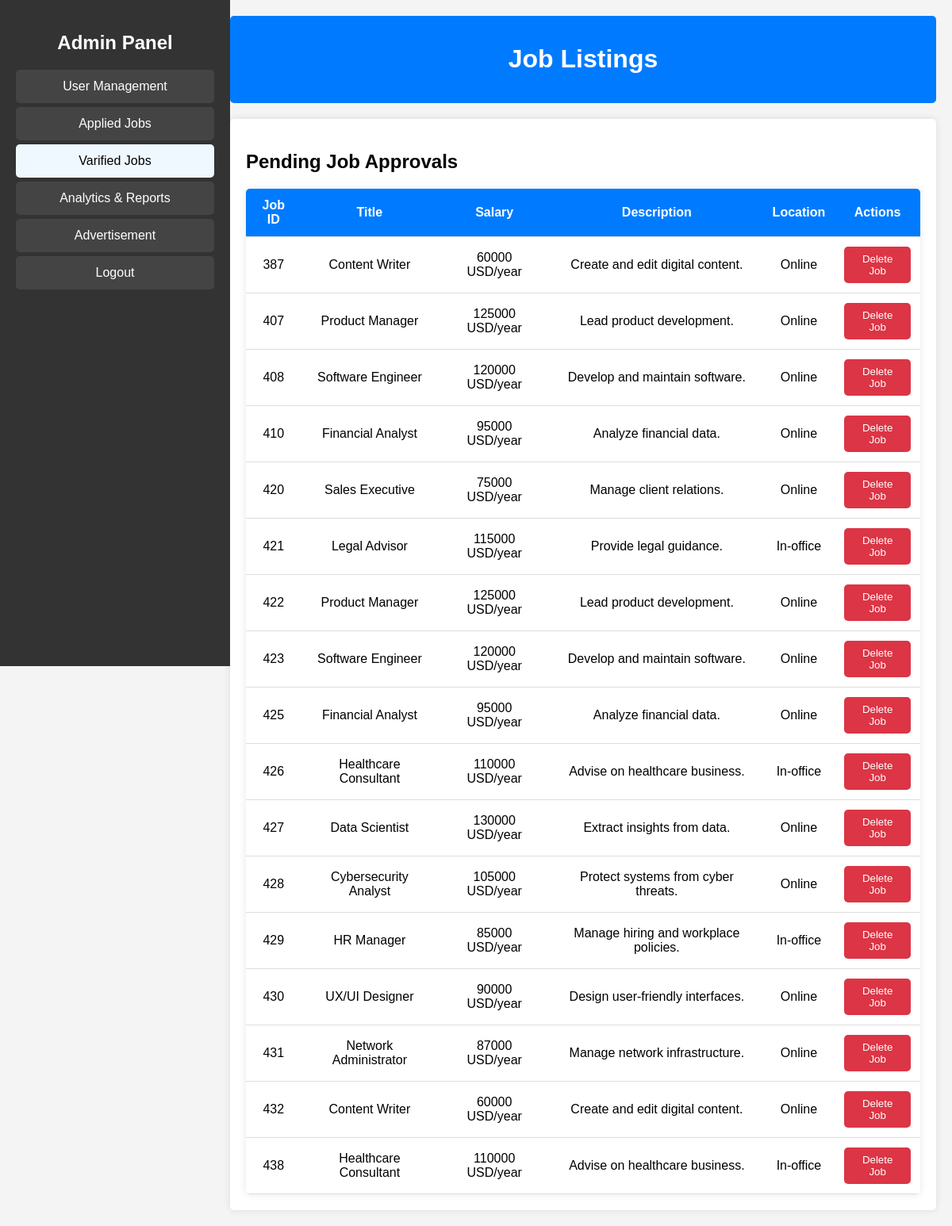
/Admin/varified_jobs.php, run on the app's committed database.
### tables this page shows
CREATE TABLE `Jobs` (
  `job_id` int(11) NOT NULL AUTO_INCREMENT,
  `title` varchar(255) DEFAULT NULL,
  `salary` varchar(50) DEFAULT NULL,
  `description` text DEFAULT NULL,
  `category` enum('Software','Marketing','Finance','Healthcare') DEFAULT NULL,
  `job_type` enum('Full-time','Part-time') DEFAULT NULL,
  `location` enum('Online','In-office') DEFAULT NULL,
  `Company` varchar(50) NOT NULL,
  `status` enum('pending','varified','rejected') DEFAULT 'pending',
  PRIMARY KEY (`job_id`)
);

### Server/get_data.php (called while the page is built, shortened)
<?php
include('connection.php');
$sql2 = "SELECT * FROM jobs WHERE status = 'varified'";
$varified_jobs = $conn->query($sql2);
?>

### Admin/varified_jobs.php (the view, shortened to what this page needs)
<!DOCTYPE html>
<html lang="en">
<head>
    <link rel="stylesheet" href="../Admin/jobs.css">
</head>
<body>
    <div class="sidebar">
        <h2>Admin Panel</h2>
        <ul>
            <li><a href="../Admin/user.php">User Management</a></li>
            <li><a href="../Admin/jobs.php">Applied Jobs</a></li>
            <li style="background-color: aliceblue;"><a style="color: black;" href="../Admin/varified_jobs.php">Varified
                    Jobs</a></li>
            <li><a href="../Admin/analytics.php">Analytics & Reports</a></li>
            <li><a href="../Admin/ads.php">Advertisement</a></li>
            <li><a href="../index.php">Logout</a></li>
        </ul>
    </div>
    <div class="main-content">
        <div class="header">
            <h1>Job Listings</h1>
        </div>
        <div class="content">
            <h2>Pending Job Approvals</h2>
            <table>
                <thead>
                    <tr>
                        <th>Job ID</th>
                        <th>Title</th>
                        <th>Salary</th>
                        <th>Description</th>
                        <th>Location</th>
                        <th>Actions</th>
                    </tr>
                </thead>
                <tbody>
                    <?php
                    include "../Server/get_data.php";
                    while ($row = $varified_jobs->fetch_assoc()) {
                        echo "<tr>
                            <td>" . $row['job_id'] . "</td>
                            <td>" . $row['title'] . "</td>
                            <td>" . $row['salary'] . "</td>
                            <td>" . $row['description'] . "</td>
                            <td>" . $row['location'] . "</td>
                    <td>
                        <a href='../Server/actions.php?delete_varified_job_id=" . $row['job_id'] . "'> <button  class='reject-btn'>Delete Job</button></a>
                    </td>
                    </tr>";
                    } ?>
                </tbody>
            </table>
        </div>
    </div>
</body>
</html>

### Admin/jobs.css (style rules this page uses)
body { font-family: Arial, sans-serif; margin: 0; padding: 0; display: flex; background-color: #f4f4f4; }
.sidebar { width: 250px; background: #333; color: white; height: 100vh; padding: 20px; position: fixed; }
.sidebar h2 { text-align: center; margin-bottom: 20px; }
.sidebar ul { list-style: none; padding: 0; }
.sidebar ul li { padding: 12px; margin: 5px 0; background: #444; text-align: center; border-radius: 5px; }
.sidebar ul li a { text-decoration: none; color: white; display: block; }
.main-content { margin-left: 270px; padding: 20px; flex-grow: 1; }
.header { background: #007bff; color: white; padding: 15px; text-align: center; border-radius: 5px; }
.content { margin-top: 20px; padding: 20px; background: white; border-radius: 5px; box-shadow: 0px 0px 10px rgba(0, 0, 0, 0.1); }
table { width: 100%; border-collapse: collapse; margin-top: 20px; background: white; box-shadow: 0px 0px 10px rgba(0, 0, 0, 0.1); border-radius: 5px; overflow: hidden; }
th, td { padding: 12px; text-align: center; border-bottom: 1px solid #ddd; }
th { background: #007bff; color: white; }
.reject-btn { background-color: #dc3545; color: white; border: none; padding: 8px 12px; border-radius: 5px; cursor: pointer; }

### data on the page
jobs: job_id "387", title "Content Writer", salary "60000 USD/year", description "Create and edit digital content.", location "Online"
jobs: job_id "407", title "Product Manager", salary "125000 USD/year", description "Lead product development.", location "Online"
jobs: job_id "408", title "Software Engineer", salary "120000 USD/year", description "Develop and maintain software.", location "Online"
jobs: job_id "410", title "Financial Analyst", salary "95000 USD/year", description "Analyze financial data.", location "Online"
jobs: job_id "420", title "Sales Executive", salary "75000 USD/year", description "Manage client relations.", location "Online"
jobs: job_id "421", title "Legal Advisor", salary "115000 USD/year", description "Provide legal guidance.", location "In-office"
jobs: job_id "422", title "Product Manager", salary "125000 USD/year", description "Lead product development.", location "Online"
jobs: job_id "423", title "Software Engineer", salary "120000 USD/year", description "Develop and maintain software.", location "Online"
jobs: job_id "425", title "Financial Analyst", salary "95000 USD/year", description "Analyze financial data.", location "Online"
jobs: job_id "426", title "Healthcare Consultant", salary "110000 USD/year", description "Advise on healthcare business.", location "In-office"
jobs: job_id "427", title "Data Scientist", salary "130000 USD/year", description "Extract insights from data.", location "Online"
jobs: job_id "428", title "Cybersecurity Analyst", salary "105000 USD/year", description "Protect systems from cyber threats.", location "Online"
jobs: job_id "429", title "HR Manager", salary "85000 USD/year", description "Manage hiring and workplace policies.", location "In-office"
jobs: job_id "430", title "UX/UI Designer", salary "90000 USD/year", description "Design user-friendly interfaces.", location "Online"
jobs: job_id "431", title "Network Administrator", salary "87000 USD/year", description "Manage network infrastructure.", location "Online"
jobs: job_id "432", title "Content Writer", salary "60000 USD/year", description "Create and edit digital content.", location "Online"
jobs: job_id "438", title "Healthcare Consultant", salary "110000 USD/year", description "Advise on healthcare business.", location "In-office"
